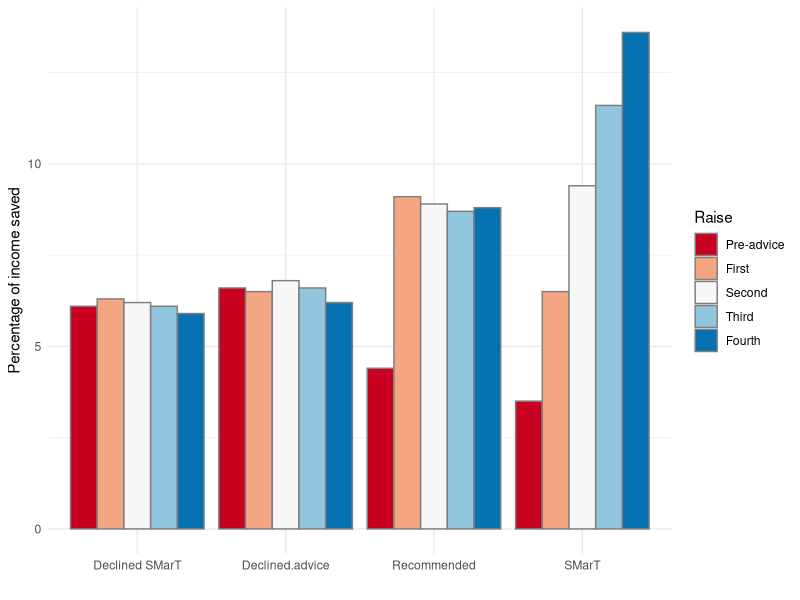

Source code (R):
## ---- chunk 1
#| label: fig-smart
#| fig-cap: Savings rates for SMarT
#| warning: false

library(ggplot2)
library(dplyr)
library(tidyr)

df <- data.frame( "Raise" = c("Pre-advice", "First", "Second", "Third", "Fourth"),
                  "Declined-advice"=c(6.6, 6.5, 6.8, 6.6, 6.2),
                  "Recommended"=c(4.4, 9.1, 8.9, 8.7, 8.8),
                  "SMarT"= c(3.5, 6.5, 9.4, 11.6, 13.6),
                  "Declined"= c(6.1, 6.3, 6.2, 6.1, 5.9)
                  )

df2 <- df |>
  pivot_longer(!Raise, names_to = "group", values_to ="percentage") |>
  arrange(group) |>
  mutate(Raise=factor(Raise, levels=c("Pre-advice", "First", "Second", "Third", "Fourth")))

df2 <- df2[,c(2,1,3)]

df2 <- df2 |>
  mutate(group = replace(group, group == "No.advice", "Declined advice")) |>
  mutate(group = replace(group, group == "Declined", "Declined SMarT"))

ggplot(df2, aes(group, percentage)) +
  geom_col(aes(group = Raise, fill=Raise), colour = "grey50", position = "dodge")+ 
  labs(x = "", y = "Percentage of income saved") +
  scale_fill_brewer(palette="RdBu")+

  # Set the theme
  theme_minimal()
